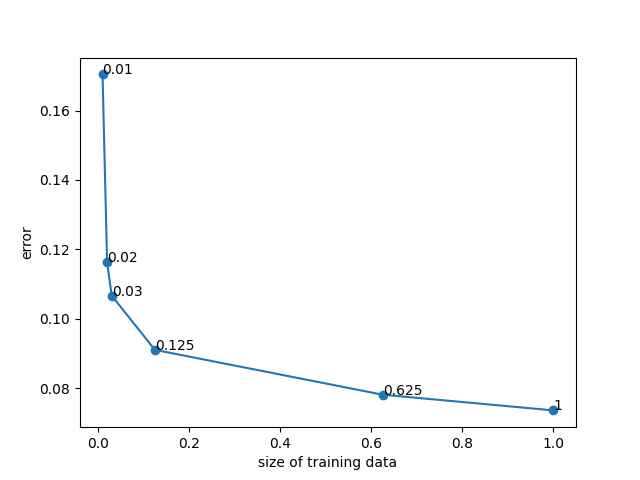

The script that drew this image:
import sys
from math import exp
import numpy as np
import pandas as pd
from matplotlib import pyplot as plt
from sklearn.metrics import accuracy_score
from sklearn.model_selection import train_test_split


def sigmoid(x):
    for i in range(len(x[0])):
        x[0][i] = 1 / (1 + exp(-x[0][i]))
    return x


def dsigmoid(sig):
    for i in range(len(sig[0])):
        sig[0][i] * (1 - sig[0][i])
    return sig


def loss(y, y_pred):
    return 2 * (y_pred - y) / y.size


class Dense:
    def __init__(self, input_size, output_size):
        self.input = None
        self.w = np.random.rand(input_size, output_size) - 0.5
        self.b = np.random.rand(1, output_size) - 0.5

    def forward(self, input):
        self.input = input
        return np.dot(self.input, self.w) + self.b

    def backward(self, error, lr):
        input_error = np.dot(error, self.w.T)
        weights_error = np.dot(self.input.T, error)

        self.w -= lr * weights_error
        self.b -= lr * error
        return input_error


class Sigmoid:
    def __init__(self):
        self.input = None

    def forward(self, input):
        self.input = input
        return sigmoid(self.input)

    def backward(self, error, _):
        return dsigmoid(self.input) * error


class Network:
    def __init__(self, layers):
        self.layers = layers

    def predict(self, input_data):
        result = []

        for i in range(len(input_data)):
            output = input_data[i]
            for layer in self.layers:
                output = layer.forward(output)
            result.append(output)

        return result

    def fit(self, x_train, y_train, epochs, learning_rate):
        for i in range(epochs):
            for j in range(len(x_train)):
                output = x_train[j]
                for layer in self.layers:
                    output = layer.forward(output)

                error = loss(y_train[j], output)
                for layer in reversed(self.layers):
                    error = layer.backward(error, learning_rate)

            print('epoch', i + 1)


data = pd.read_csv("phishing.data", delimiter=',', header=None)

data = data.values

X = data[:, :-1]
Y = data[:, -1].reshape(data.shape[0], 1)
for i in range(len(Y)):
    if Y[i][0] == -1:
        Y[i][0] = 0

epochs = 50
learning_rate = 0.001

results = {
    0.01: [],
    0.02: [],
    0.03: [],
    0.125: [],
    0.625: [],
    1: []
}
sizes = [0.01, 0.02, 0.03, 0.125, 0.625, 1]

for random_state in range(5):
    X_train, X_test, Y_train, Y_test = train_test_split(X, Y, test_size=0.3, random_state=random_state)

    for size in sizes:
        if size != 1:
            _, X_train_frac, _, Y_train_frac = train_test_split(X_train, Y_train, test_size=size,
                                                                random_state=random_state)
        else:
            X_train_frac = X_train
            Y_train_frac = Y_train

        X_train_frac = np.reshape(X_train_frac, (X_train_frac.shape[0], 1, X_train_frac.shape[1]))
        Y_train_frac = np.reshape(Y_train_frac, (Y_train_frac.shape[0], 1, 1))
        net = Network([Dense(30, 15), Sigmoid(), Dense(15, 1), Sigmoid()])
        net.fit(X_train_frac, Y_train_frac, epochs=50, learning_rate=0.01)
        y_pred = net.predict(X_test)
        y_pred = np.array(y_pred)
        y_pred = np.reshape(y_pred, y_pred.shape[0])
        for i in range(len(y_pred)):
            if y_pred[i] < 0.5:
                y_pred[i] = 0
            else:
                y_pred[i] = 1

        error = 1 - accuracy_score(Y_test, y_pred)

        results[size].append(error)

for size in sizes:
    print('average for size', size, 'equals', sum(results[size]) / (len(results[size])))

points = [sum(results[size]) / (len(results[size])) for size in sizes]

print(results)

X = np.array(sizes)
Y = np.array(points)

f, ax = plt.subplots(1)
plt.ylabel("error")
plt.xlabel("size of training data")
plt.scatter(X, Y)
n = [0.01, 0.02, 0.03, 0.125, 0.625, 1]
for i, txt in enumerate(n):
    plt.annotate(txt, (X[i], Y[i]))
plt.plot(X, Y)
plt.show()

# x_good, y_good, x_phishing, y_phishing = read_data(do_standardize=False)
# X_train, X_test, y_train, y_test = split_data(x_good, y_good, x_phishing, y_phishing, random_state=2)
#
# X_train = np.reshape(X_train, (X_train.shape[0], 1, X_train.shape[1]))
# y_train = np.reshape(y_train, (y_train.shape[0], 1, 1))
#
# net = Network([Dense(30, 15), Sigmoid(), Dense(15, 1), Sigmoid()])
#
# net.fit(X_train, y_train, epochs=50, learning_rate=0.01)
#
# y_pred = net.predict(X_test)
# y_pred = np.array(y_pred)
# y_pred = np.reshape(y_pred, y_pred.shape[0])
# for i in range(len(y_pred)):
#     if y_pred[i] < 0.5:
#         y_pred[i] = 0
#     else:
#         y_pred[i] = 1
#
# good_prediction = len([i for i in range(len(y_test)) if y_pred[i] == y_test[i]])
# accuracy = good_prediction / len(y_test) * 100
# print(accuracy)
